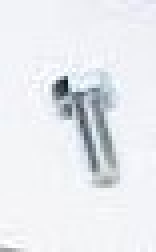
#> input picture aoi/assets/img/template/neji.jpg, 39 x 63 px (shown 4 times larger)
$ python neji.py
#> lines starting #> are read from the running program, lines starting #| are printed output that depends on the picture
#coding: utf-8

import cv2
import numpy as np
import subprocess

MIN_MATCH_COUNT = 10


template_path = "assets/img/template/"
template_filename = "neji.jpg"

sample_path = "assets/img/sample/"
sample_filename = "motoneji.jpg"

result_path = "assets/img/result_AKAZE/"
result_name = "perfect.jpg"


akaze = cv2.AKAZE_create()


expand_template=2
whitespace = 20
template_temp = cv2.imread(template_path + template_filename, 0)
#> template_temp: shape (63, 39); min 23, max 255, mean 234.4
height, width = template_temp.shape[:2]
#> height = 63; width = 39
template_img=np.ones((height+whitespace*2, width+whitespace*2),np.uint8)*255
template_img[whitespace:whitespace + height, whitespace:whitespace+width] = template_temp
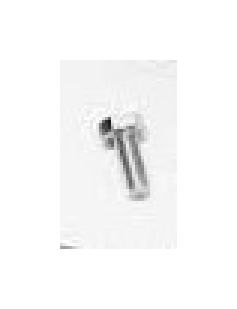
#> template_img: shape (103, 79) (shown 3 times larger); min 23, max 255, mean 248.8
template_img = cv2.resize(template_img, None, fx = expand_template, fy = expand_template)
#> template_img: shape (206, 158)
kp_temp, des_temp = akaze.detectAndCompute(template_img, None)
#> kp_temp = 19 keypoints; strongest (x, y, size): (70, 83, 8.1), (80, 80, 8.1), (79, 81, 5.7), (74, 104, 8.1)


expand_sample = 2
sample_img = cv2.imread(sample_path + sample_filename, 0)
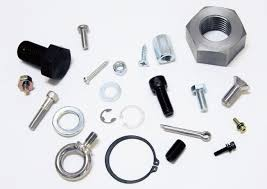
#> input picture aoi/assets/img/sample/motoneji.jpg, 267 x 189 px
#> sample_img: shape (189, 267); min 0, max 255, mean 216.6
sample_img = cv2.resize(sample_img, None, fx = expand_sample, fy = expand_sample)
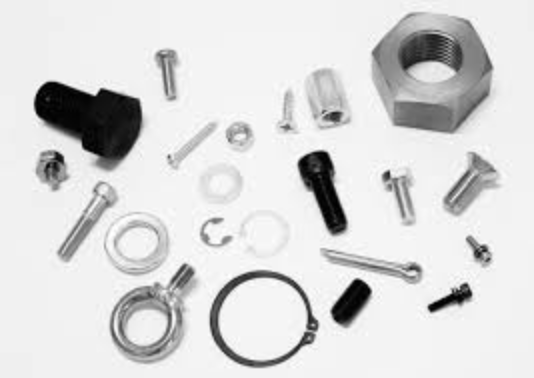
#> sample_img: shape (378, 534); min 0, max 255, mean 216.5
kp_samp, des_samp = akaze.detectAndCompute(sample_img, None)
#> kp_samp = 413 keypoints; strongest (x, y, size): (336, 222, 16.1), (433, 307, 8.1), (360, 288, 11.4), (321, 161, 16.1)


bf = cv2.BFMatcher()
matches = bf.knnMatch(des_temp, des_samp, k=2)
#> matches = 19 matches


ratio = 1
good = []
for m, n in matches:
    if m.distance < ratio * n.distance:
        good.append([m])
#> this loop made 19 passes
#> after the loop, good = 19 matches

if len(good)>MIN_MATCH_COUNT:
    subprocess.call(["python","jtalkg4.py"])
#> (this line was passed over: subprocess is not available in this run)
    print ("enough matches are - %d/%d" % (len(good),MIN_MATCH_COUNT))
#| enough matches are - 19/10
    matchesMask = None

else:
    print ("Not enough matches are found - %d/%d" % (len(good),MIN_MATCH_COUNT))
    matchesMask = None
